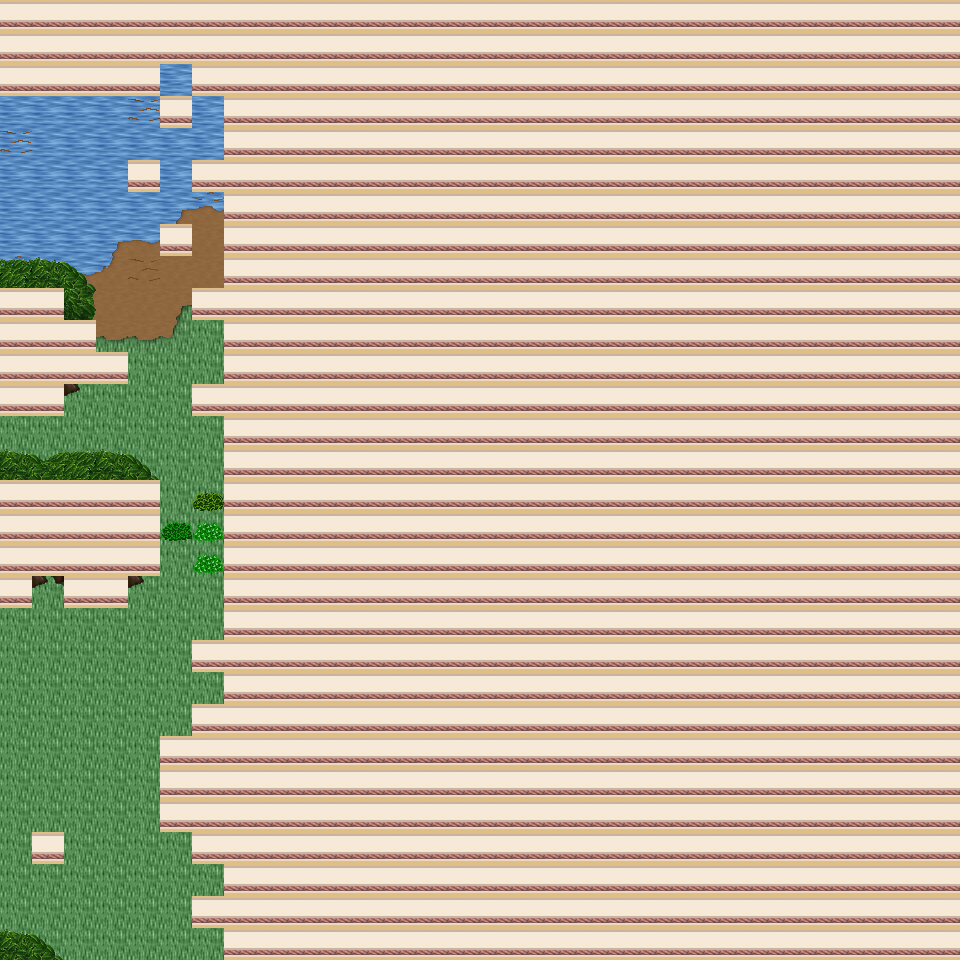

The image is a tile-based game level rendered from a .tmx file. Its description and source (layers, tilesets, objects; grid data summarised) follow:
An orthogonal 30x30 tile map with 32x32 px tiles, 6 tile layers (Ground, Object, Object2, Above, ...), 28 tilesets and 4 objects (4x mapchange).

<map version="1.0" orientation="orthogonal" renderorder="right-down" width="30" height="30" tilewidth="32" tileheight="32" nextobjectid="5">
  <tileset firstgid="1" name="tileset_building_wall_int_wall_pale" tilewidth="32" tileheight="32" tilecount="16" columns="2">
    <image source="../drawable/tileset_building_wall_int_wall_pale.png" width="64" height="256" />
  </tileset>
  <tileset firstgid="17" name="tileset_ground_ground" tilewidth="32" tileheight="32" tilecount="33" columns="3">
    <image source="../drawable/tileset_ground_ground.png" width="96" height="352" />
  </tileset>
  <tileset firstgid="50" name="tileset_plant_bush_bushes" tilewidth="32" tileheight="32" tilecount="10" columns="5">
    <image source="../drawable/tileset_plant_bush_bushes.png" width="160" height="64" />
  </tileset>
  <tileset firstgid="60" name="tileset_plant_flower_daisy_blue" tilewidth="32" tileheight="32" tilecount="8" columns="2">
    <image source="../drawable/tileset_plant_flower_daisy_blue.png" width="64" height="128" />
  </tileset>
  <tileset firstgid="68" name="tileset_plant_flower_daisy_red" tilewidth="32" tileheight="32" tilecount="8" columns="2">
    <image source="../drawable/tileset_plant_flower_daisy_red.png" width="64" height="128" />
  </tileset>
  <tileset firstgid="76" name="tileset_plant_flower_daisy_white" tilewidth="32" tileheight="32" tilecount="8" columns="2">
    <image source="../drawable/tileset_plant_flower_daisy_white.png" width="64" height="128" />
  </tileset>
  <tileset firstgid="84" name="tileset_plant_flower_daisy_yellow" tilewidth="32" tileheight="32" tilecount="8" columns="2">
    <image source="../drawable/tileset_plant_flower_daisy_yellow.png" width="64" height="128" />
  </tileset>
  <tileset firstgid="92" name="tileset_plant_tree_tree_green" tilewidth="32" tileheight="32" tilecount="88" columns="8">
    <image source="../drawable/tileset_plant_tree_tree_green.png" width="256" height="352" />
  </tileset>
  <tileset firstgid="180" name="tileset_ground_ladder_steps" tilewidth="32" tileheight="32" tilecount="6" columns="3">
    <image source="../drawable/tileset_ground_ladder_steps.png" width="96" height="64" />
  </tileset>
  <tileset firstgid="186" name="tileset_building_fence_wooden_brown_fence" tilewidth="32" tileheight="32" tilecount="42" columns="7">
    <image source="../drawable/tileset_building_fence_wooden_brown_fence.png" width="224" height="192" />
  </tileset>
  <tileset firstgid="228" name="tileset_ground_earth_edges" tilewidth="32" tileheight="32" tilecount="18" columns="6">
    <image source="../drawable/tileset_ground_earth_edges.png" width="192" height="96" />
  </tileset>
  <tileset firstgid="246" name="tileset_ground_grass_edges" tilewidth="32" tileheight="32" tilecount="36" columns="12">
    <image source="../drawable/tileset_ground_grass_edges.png" width="384" height="96" />
  </tileset>
  <tileset firstgid="282" name="tileset_ground_grass_corners" tilewidth="32" tileheight="32" tilecount="24" columns="6">
    <image source="../drawable/tileset_ground_grass_corners.png" width="192" height="128" />
  </tileset>
  <tileset firstgid="306" name="tileset_logic_collision" tilewidth="32" tileheight="32" tilecount="1" columns="1">
    <image source="../drawable/tileset_logic_collision.png" width="32" height="32" />
  </tileset>
  <tileset firstgid="307" name="tileset_plant_tree_apple_tree" tilewidth="32" tileheight="32" tilecount="9" columns="3">
    <image source="../drawable/tileset_plant_tree_apple_tree.png" width="96" height="96" />
  </tileset>
  <tileset firstgid="316" name="tileset_plant_flower_pointed_yellow" tilewidth="32" tileheight="32" tilecount="2" columns="2">
    <image source="../drawable/tileset_plant_flower_pointed_yellow.png" width="64" height="32" />
  </tileset>
  <tileset firstgid="318" name="tileset_plant_flower_planted_containers" tilewidth="32" tileheight="32" tilecount="16" columns="4">
    <image source="../drawable/tileset_plant_flower_planted_containers.png" width="128" height="128" />
  </tileset>
  <tileset firstgid="334" name="tileset_item_firewood" tilewidth="32" tileheight="32" tilecount="12" columns="3">
    <image source="../drawable/tileset_item_firewood.png" width="96" height="128" />
  </tileset>
  <tileset firstgid="346" name="tileset_plant_flower_hothouse_flowers" tilewidth="32" tileheight="32" tilecount="72" columns="6">
    <image source="../drawable/tileset_plant_flower_hothouse_flowers.png" width="192" height="384" />
  </tileset>
  <tileset firstgid="418" name="tileset_ground_water_pool" tilewidth="32" tileheight="32" tilecount="72" columns="3">
    <image source="../drawable/tileset_ground_water_pool.png" width="96" height="768" />
  </tileset>
  <tileset firstgid="490" name="tileset_ground_rock_rubble" tilewidth="32" tileheight="32" tilecount="9" columns="3">
    <image source="../drawable/tileset_ground_rock_rubble.png" width="96" height="96" />
  </tileset>
  <tileset firstgid="499" name="tileset_ground_rock_rocks_3" tilewidth="32" tileheight="32" tilecount="16" columns="4">
    <image source="../drawable/tileset_ground_rock_rocks_3.png" width="128" height="128" />
  </tileset>
  <tileset firstgid="515" name="tileset_ground_rock_rocks" tilewidth="32" tileheight="32" tilecount="4" columns="2">
    <image source="../drawable/tileset_ground_rock_rocks.png" width="64" height="64" />
  </tileset>
  <tileset firstgid="519" name="tileset_item_postbox" tilewidth="32" tileheight="32" tilecount="4" columns="2">
    <image source="../drawable/tileset_item_postbox.png" width="64" height="64" />
  </tileset>
  <tileset firstgid="523" name="tileset_plant_tree_umbrella_thorn" tilewidth="32" tileheight="32" tilecount="18" columns="6">
    <image source="../drawable/tileset_plant_tree_umbrella_thorn.png" width="192" height="96" />
  </tileset>
  <tileset firstgid="541" name="tileset_plant_grasses" tilewidth="32" tileheight="32" tilecount="6" columns="3">
    <image source="../drawable/tileset_plant_grasses.png" width="96" height="64" />
  </tileset>
  <tileset firstgid="547" name="tileset_building_house_pink_blue" tilewidth="32" tileheight="32" tilecount="99" columns="11">
    <image source="../drawable/tileset_building_house_pink_blue.png" width="352" height="288" />
  </tileset>
  <tileset firstgid="646" name="tileset_building_life_tower" tilewidth="32" tileheight="32" tilecount="252" columns="9">
    <image source="../drawable/tileset_building_life_tower.png" width="288" height="896" />
  </tileset>
  <layer name="Ground" width="30" height="30">
    <data>[900 cells, 900 non-empty, 7 distinct tile ids]</data>
  </layer>
  <layer name="Object" width="30" height="30">
    <data>[900 cells, 102 non-empty, 32 distinct tile ids]</data>
  </layer>
  <layer name="Object2" width="30" height="30">
    <data>[900 cells, 77 non-empty, 19 distinct tile ids]</data>
  </layer>
  <layer name="Above" width="30" height="30">
    <data>[900 cells, 26 non-empty, 12 distinct tile ids]</data>
  </layer>
  <layer name="Above2" width="30" height="30">
    <data>[900 cells, 0 non-empty, 0 distinct tile ids]</data>
  </layer>
  <layer name="Walkable" width="30" height="30">
    <data>[900 cells, 756 non-empty, 1 distinct tile ids]</data>
  </layer>
  <objectgroup name="MapEvents">
    <object id="1" name="south" type="mapchange" x="0" y="928" width="224" height="32">
      <properties>
        <property name="map" value="0_ados_mountain_n2_w2_x4_y1" />
        <property name="place" value="north" />
      </properties>
    </object>
    <object id="2" name="west" type="mapchange" x="0" y="96" width="32" height="192">
      <properties>
        <property name="map" value="0_ados_mountain_n2_w2_x3_y0" />
        <property name="place" value="east" />
      </properties>
    </object>
    </objectgroup>
</map>
<!-- 2 of 4 objects omitted -->
